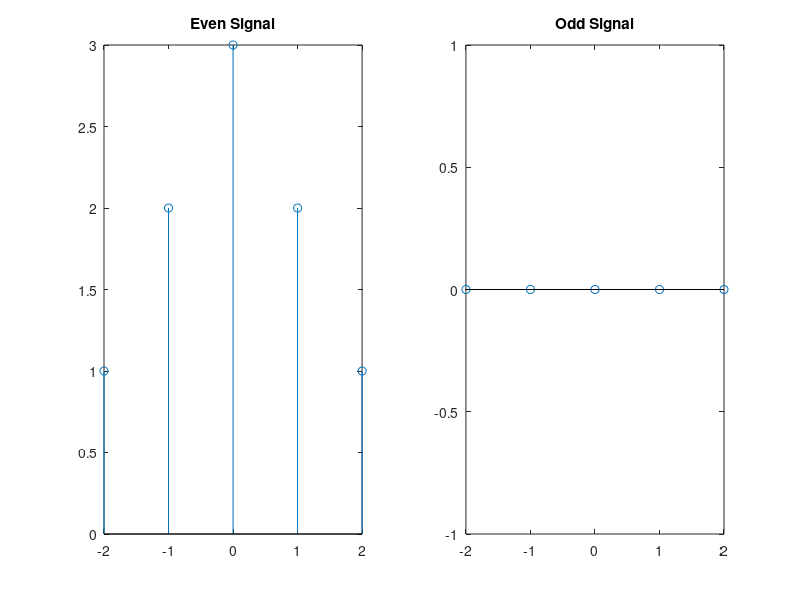

This figure's MATLAB source:
x=[1,2,3,2,1];
n=-2:2;
y=flip(x);
x_e=(x+y)*0.5;
x_e
x_o=(x-y)*0.5;
x_o
subplot(1,2,1);stem(n,x_e);
title('Even Signal');
subplot(1,2,2);stem(n,x_o);
title('Odd Signal');